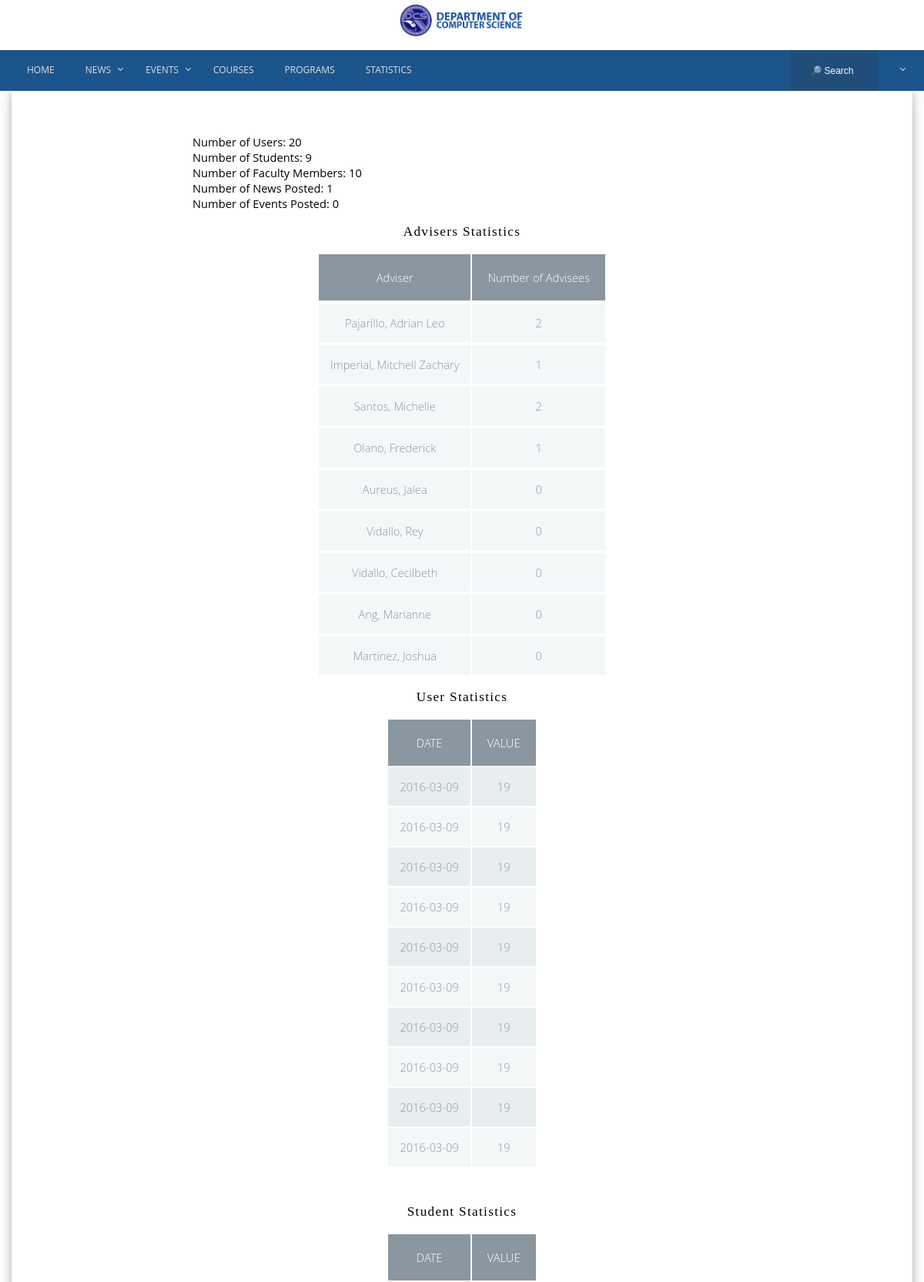
Screenshot of /siteStatistics.php (upper part) with the database file from the repository.
### tables this page shows
CREATE TABLE IF NOT EXISTS `users` (
  `user_id` int(6) NOT NULL,
  `user_type` tinyint(1) NOT NULL,
  `username` varchar(10) NOT NULL,
  `password` varchar(32) NOT NULL,
  `first_name` varchar(25) NOT NULL,
  `middle_name` varchar(25) NOT NULL,
  `last_name` varchar(25) NOT NULL,
  `gender` char(1) NOT NULL,
  `birth_date` date NOT NULL,
  `address` text NOT NULL,
  `major` enum('IS','IT','CS','') NOT NULL,
  `gbox_acct` varchar(48) NOT NULL
);

CREATE TABLE IF NOT EXISTS `users_statistics` (
  `id` int(6) NOT NULL,
  `value` int(9) NOT NULL,
  `date` date NOT NULL
);

### siteStatistics.php (the view, shortened to what this page needs)
<!DOCTYPE html>
<html>
<head><title>Site Statistics</title></head>
<body>
<?php
			require('header.php');
			echo "<br><br>";
			require('navbar.php');
			echo "<br><br><br><br><br>";
?>
	<div class="container" style="margin-top: -50px;">
		<div class="content-wrapper">
			<div class="content" >
	<?php
			function countUsers()
			{
				$usercount_sql = "SELECT COUNT(*) as userCount FROM users";
				$usercount_result = mysqli_query($GLOBALS["conn"], $usercount_sql);
				if (mysqli_num_rows($usercount_result) > 0)
				{
				    $row = mysqli_fetch_assoc($usercount_result);
				    $usercount_value = $row["userCount"];
		    	}
				echo "Number of Users: " . $usercount_value . "<br>";
			}
			function countStudents()
			{
				$studentcount_sql = "SELECT COUNT(*) as studentCount FROM students";
				$studentcount_result = mysqli_query($GLOBALS["conn"], $studentcount_sql);
				if (mysqli_num_rows($studentcount_result) > 0)
				{
				    $row = mysqli_fetch_assoc($studentcount_result);
				    $studentcount_value = $row["studentCount"];
		    	}
				echo "Number of Students: " . $studentcount_value . "<br>";
			}
			function countFaculty()
			{
				$facultycount_sql = "SELECT COUNT(*) as facultyCount FROM faculty";
				$facultycount_result = mysqli_query($GLOBALS["conn"], $facultycount_sql);
				if (mysqli_num_rows($facultycount_result) > 0)
				{
				    $row = mysqli_fetch_assoc($facultycount_result);
				    $facultycount_value = $row["facultyCount"];
		    	}
				echo "Number of Faculty Members: " . $facultycount_value . "<br>";
			}
			function countNews()
			{
				$newscount_sql = "SELECT COUNT(*) as newsCount FROM news";
				$newscount_result = mysqli_query($GLOBALS["conn"], $newscount_sql);
				if (mysqli_num_rows($newscount_result) > 0)
				{
				    $row = mysqli_fetch_assoc($newscount_result);
				    $newscount_value = $row["newsCount"];
		    	}
				echo "Number of News Posted: " . $newscount_value . "<br>";
			}
			function countEvents()
			{
				$eventcount_sql = "SELECT COUNT(*) as eventCount FROM event";
				$eventcount_result = mysqli_query($GLOBALS["conn"], $eventcount_sql);
				if (mysqli_num_rows($eventcount_result) > 0)
				{
				    $row = mysqli_fetch_assoc($eventcount_result);
				    $eventcount_value = $row["eventCount"];
		    	}
				echo "Number of Events Posted: " . $eventcount_value . "<br>";
			}
			function countAdvisees()
			{
				echo "<h3>Advisers Statistics</h3>";
				$advisers_sql = "SELECT * from faculty WHERE status=0";
				$advisers_result = mysqli_query($GLOBALS["conn"], $advisers_sql);
				if (mysqli_num_rows($advisers_result) > 0)
				{
					echo "<table id='advisees'>";
					echo "<tr>";
					echo "<th>Adviser</th>";
					echo "<th>Number of Advisees</th>";
					echo "</tr>";
					while($row_adviser = mysqli_fetch_assoc($advisers_result))
					{
						$getNames_sql = "SELECT first_name, last_name from users WHERE username='" . $row_adviser["faculty_id"] . "'";
						$getNames_result = mysqli_query($GLOBALS["conn"], $getNames_sql);
						if(mysqli_num_rows($getNames_result) > 0)
						{
							while($row_user = mysqli_fetch_assoc($getNames_result))
							{
								echo "<tr>";
								echo "<tr>";
								echo "<td>" . $row_user["last_name"] . ", " . $row_user["first_name"] . "</td>";
								$advisees_sql = "SELECT COUNT(*) as adviseeCount from students WHERE adviser_id='" . $row_adviser["faculty_id"] . "'";
								$advisees_result = mysqli_query($GLOBALS["conn"], $advisees_sql);
								if(mysqli_num_rows($advisees_result) > 0)
								{
									$row_advisee = mysqli_fetch_assoc($advisees_result);
									echo "<td>" . $row_advisee["adviseeCount"] . "</td>";
								}
								else
								{
									echo "<td>Not an adviser</td>";
								}
								echo "</tr>";
							}
						}
					}
					echo "</table>";
				}
				else
				{
					echo "0 Results<br>";
				}
			}
			function fetchUSerStatistics()
			{
				echo "<h3>User Statistics</h3>";
				echo "<table id='users'>";
				echo "<tr>";
				echo "<th>DATE</th>";
				echo "<th>VALUE</th>";
				echo "</tr>";
				$fetch_userStatistics_sql = "SELECT * FROM users_statistics ORDER BY date DESC LIMIT 10";
				$fetch_userStatistics_result = mysqli_query($GLOBALS["conn"], $fetch_userStatistics_sql);
				if (mysqli_num_rows($fetch_userStatistics_result) > 0)
				{
					while ($row = mysqli_fetch_assoc($fetch_userStatistics_result))
					{
						echo "<tr>";
						echo "<td>" . $row["date"] .  "</td>";
						echo "<td>" . $row["value"] . "</td>";
						echo "</tr>";
					}
				}
				echo "</table><br>";
			}
			function fetchStudentStatistics()
			{
				echo "<h3>Student Statistics</h3>";
				echo "<table id='students'>";
				echo "<tr>";
				echo "<th>DATE</th>";
				echo "<th>VALUE</th>";
				echo "</tr>";
				echo "</table><br>";
			}
			function fetchFacultyStatistics()
			{
				echo "<table id='faculty'>";
				echo "</table><br>";
			}
			function fetchEventStatistics()
			{
				echo "<table id='events'>";
				echo "</table><br>";
			}
			function fetchNewsStatistics()
			{
				echo "<table id='news'>";
				echo "</table><br>";
			}
			function fetchVisitStatistics()
			{
				echo "<table id='visits'>";
				echo "</table><br>";
			}
			function fetchCurriculumDownloadStatistics()
			{
				echo "<table id='curr_downloads'>";
				echo "</table><br>";
			}
			echo "<div style='margin:0 auto; text align: center;'>";
			countUsers();
			countStudents();
			countFaculty();
			countNews();
			countEvents();
			countAdvisees();
			fetchUSerStatistics();
			fetchStudentStatistics();
			fetchFacultyStatistics();
			fetchEventStatistics();
			fetchNewsStatistics();
			fetchVisitStatistics();
			fetchCurriculumDownloadStatistics();
		?>
</div>
</div>
	</body>
</html>

### css/home.css (style rules this page uses)
.content-wrapper { box-shadow: 0 4px 8px 0 rgba(0, 0, 0, 0.2), 0 6px 20px 0 rgba(0, 0, 0, 0.19); }
.calele, { display: block; width: 100%; margin: 0 auto; }
.content { padding-top: 5%; padding-bottom: 5%; display: flex; overflow: hidden; }

### css/styles.css (style rules this page uses)
body, html { margin: 0; padding: 0; overflow-x: hidden; }
.container { padding-right:15px; padding-left:15px; margin: 0 auto; }
.content { margin-top: 25px; }
@media (min-width:768px) { .container { width:750px } }
@media (min-width:992px) { .container { width:970px } }
@media (min-width:1200px) { .container { width:1170px } }
h1, h2, h3, h4, h5, h6 { font-family: 'Lora', serif; letter-spacing: 1pt; text-align: center; font-weight: normal; }
body { font-family: 'Open Sans', sans-serif; text-align: justify; font-size: 11pt; }
table { text-align: center; max-width: 960px; margin: 10px auto; }
th { font-weight: 400; background: #8a97a0; color: #FFF; }
tr { background: none; border-bottom: 1px solid #f4f7f8; margin-bottom: 5px; }
tr:nth-child(even) { background: #e8eeef; }
tr:nth-child(odd) { background: #f4f7f8; }
th, td { padding: 20px; font-weight: 300; }
td { padding: 10px 2px; color: #8a97a0; }

### header.php (style rules this page uses)
td { padding: 15px; }

### rows the page displays
users: last_name "Pajarillo", first_name "Adrian Leo", adviseeCount "2"
users: last_name "Imperial", first_name "Mitchell Zachary", adviseeCount "1"
users: last_name "Santos", first_name "Michelle", adviseeCount "2"
users: last_name "Olano", first_name "Frederick", adviseeCount "1"
users: last_name "Aureus", first_name "Jalea", adviseeCount "0"
users: last_name "Vidallo", first_name "Rey", adviseeCount "0"
users: last_name "Vidallo", first_name "Cecilbeth", adviseeCount "0"
users: last_name "Ang", first_name "Marianne", adviseeCount "0"
users: last_name "Martinez", first_name "Joshua", adviseeCount "0"
users_statistics: date "2016-03-09", value "19"
users_statistics: date "2016-03-09", value "19"
users_statistics: date "2016-03-09", value "19"
users_statistics: date "2016-03-09", value "19"
users_statistics: date "2016-03-09", value "19"
users_statistics: date "2016-03-09", value "19"
users_statistics: date "2016-03-09", value "19"
users_statistics: date "2016-03-09", value "19"
users_statistics: date "2016-03-09", value "19"
users_statistics: date "2016-03-09", value "19"

### other values shown
$usercount_value "20"
$studentcount_value "9"
$facultycount_value "10"
$newscount_value "1"
$eventcount_value "0"
